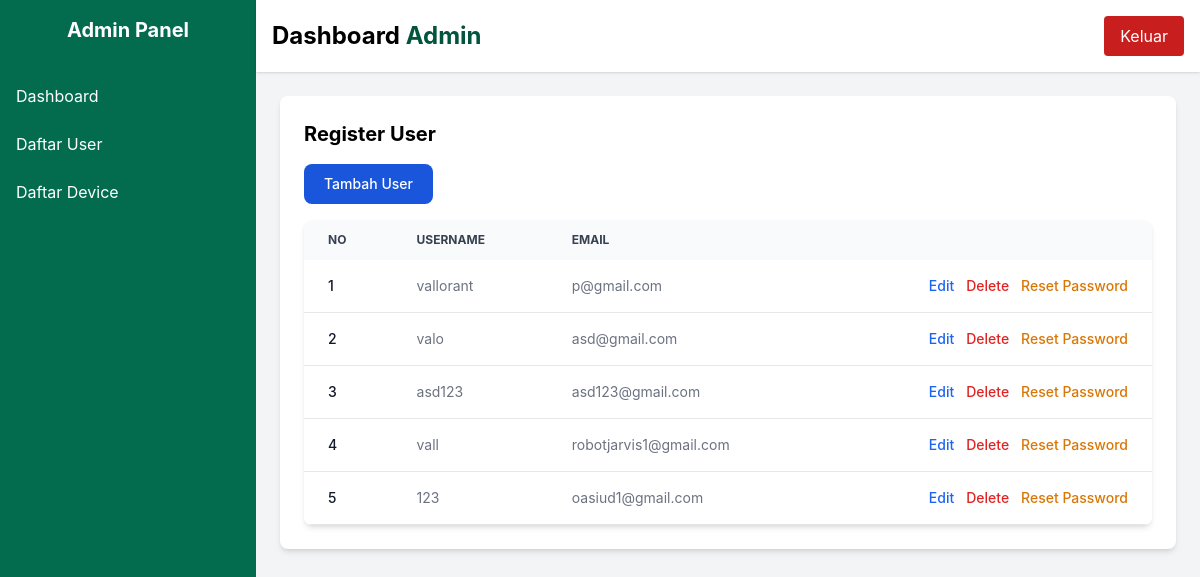
The page /register.php (signed in) on the database its author committed.
### tables this page shows
CREATE TABLE `user` (
  `user_id` int UNSIGNED NOT NULL,
  `username` varchar(100) NOT NULL,
  `pass` varchar(255) NOT NULL DEFAULT '',
  `email` varchar(100) NOT NULL,
  `created_at` timestamp NULL DEFAULT NULL ON UPDATE CURRENT_TIMESTAMP
);

### db_connection.php (called while the page is built, shortened)
<?php
class User {
    private $pdo;
    public function __construct($pdo) {
        $this->pdo = $pdo;
    }
    public function getAllUsers() {
        $sql = "SELECT user_id, username, email FROM user";
        $stmt = $this->pdo->query($sql);
        return $stmt->fetchAll(PDO::FETCH_ASSOC);
    }
}
?>

### register.php (the view, shortened to what this page needs)
<?php
require 'db_connection.php';
$user = new User($pdo);
$users = $user->getAllUsers();
?>
<!DOCTYPE html>
<html lang="en">
<head>
    <link href="https://cdn.jsdelivr.net/npm/tailwindcss@2.2.19/dist/tailwind.min.css" rel="stylesheet">
    <link href="https://cdn.jsdelivr.net/npm/flowbite@2.5.2/dist/flowbite.min.css" rel="stylesheet" />
</head>
<body class="bg-gray-100 font-sans leading-normal tracking-normal">
    <div class="flex min-h-screen ">
        <aside class="w-64 bg-green-700 text-white flex-shrink-0">
            <div class="p-4 text-center font-bold text-xl">Admin Panel</div>
            <nav class="mt-4">
                <ul class="space-y-2">
                    <li><a href="dashboard_admin.php" class="block px-4 py-2 hover:bg-green-600">Dashboard</a></li>
                    <li><a href="register.php" class="block px-4 py-2 hover:bg-green-600">Daftar User</a></li>
                    <li><a href="device.php" class="block px-4 py-2 hover:bg-green-600">Daftar Device</a></li>
                </ul>
            </nav>
        </aside>
        <div class="flex-1">
            <header class="bg-white shadow p-4 flex justify-between items-center">
                <h1 class="text-2xl font-bold">Dashboard <span class=" text-green-800 px-25 py-2 rounded">Admin</span></h1>
                <div class="flex space-x-4">
                    <a href="logout.php" class="bg-red-700 text-white px-4 py-2 rounded hover:bg-red-800">Keluar</a>
                </div>
            </header>
            <main class="p-6">
                <section class="bg-white p-6 rounded-lg shadow-md">
                    <h2 class="text-xl font-bold mb-4">Register User</h2>
                    <button data-modal-target="tambah-modal" data-modal-toggle="tambah-modal" class="block text-white bg-blue-700 hover:bg-blue-800 focus:ring-4 focus:outline-none focus:ring-blue-300 font-medium rounded-lg text-sm px-5 py-2.5 text-center mb-4" type="button">
                        Tambah User
                    </button>
                    <div class="relative overflow-x-auto shadow-md sm:rounded-lg">
                        <table class="w-full text-sm text-left rtl:text-right text-gray-500 dark:text-gray-400">
                            <thead class="text-xs text-gray-700 uppercase bg-gray-50 dark:bg-gray-700 dark:text-gray-400">
                                <tr>
                                    <th scope="col" class="px-6 py-3">
                                        No
                                    </th>
                                    <th scope="col" class="px-6 py-3">
                                        Username
                                    </th>
                                    <th scope="col" class="px-6 py-3">
                                        Email
                                    </th>
                                    <th scope="col" class="px-6 py-3 text-right">
                                    </th>
                                </tr>
                            </thead>
                            <tbody>
                                <?php foreach ($users as $index => $data) : ?>
                                    <tr class="bg-white border-b dark:bg-gray-800 dark:border-gray-700 hover:bg-gray-50 dark:hover:bg-gray-600">
                                        <th scope="row" class="px-6 py-4 font-medium text-gray-900 whitespace-nowrap dark:text-white">
                                            <?= $index + 1 ?>
                                        </th>
                                        <td class="px-6 py-4">
                                            <?= $data['username'] ?>
                                        </td>
                                        <td class="px-6 py-4">
                                            <?= $data['email'] ?>
                                        </td>
                                        <td class="px-6 py-4 text-right space-x-2">
                                            <button class="font-medium text-blue-600 dark:text-blue-500 hover:underline" data-modal-target="edit-modal-<?= $data['user_id'] ?>" data-modal-toggle="edit-modal-<?= $data['user_id'] ?>">Edit</button>
                                            <button class="font-medium text-red-600 dark:text-red-500 hover:underline" data-modal-target="delete-modal-<?= $data['user_id'] ?>" data-modal-toggle="delete-modal-<?= $data['user_id'] ?>">Delete</button>
                                            <button class="font-medium text-yellow-600 dark:text-yellow-500 hover:underline" onclick="showResetPasswordModal(<?= $data['user_id'] ?>)">Reset Password</button>
                                        </td>
                                    </tr>
                                <?php endforeach ?>
                            </tbody>
                        </table>
                    </div>
                </section>
            </main>
        </div>
    </div>
</body>
</html>

### rows shown on the page
user: username "vallorant", email "p@gmail.com"
user: username "valo", email "asd@gmail.com"
user: username "asd123", email "asd123@gmail.com"
user: username "vall", email "robotjarvis1@gmail.com"
user: username "123", email "oasiud1@gmail.com"
